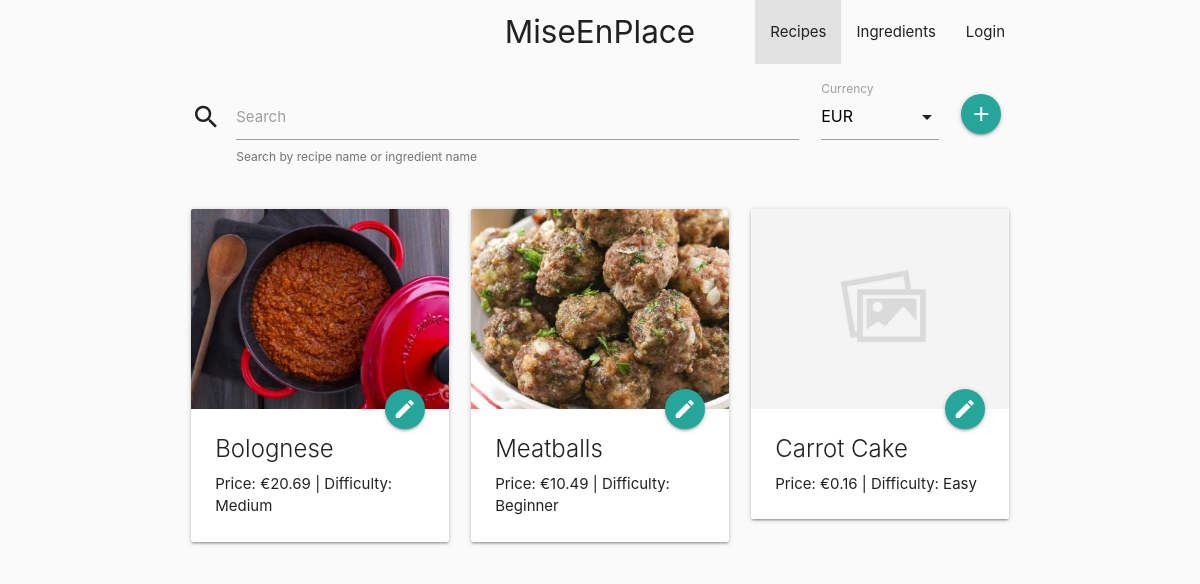
The app's page /recipes/ with its own data.
### manager/models.py (models this page shows, shortened)
class Recipe(models.Model):
    DIFFICULTY_DICHOICES = (
        ('Beginner', 'Beginner'),
        ('Easy', 'Easy'),
        ('Medium', 'Medium'),
        ('Hard', 'Hard'),
        ('Chef', 'Chef'),
    )
    name = models.CharField(max_length=255, db_index=True)
    slug = models.SlugField(max_length=255, unique=True)
    image = models.ImageField(upload_to="images/recipes/", default='images/recipes/no_image.jpeg')
    recipe_text = models.TextField(blank=True)
    portions = models.IntegerField(default=1)
    difficulty = models.CharField(max_length=255, default='Medium', choices=DIFFICULTY_DICHOICES)
    created_by = models.ForeignKey(User, related_name="recipe_creator", on_delete=models.DO_NOTHING)
    created_date = models.DateTimeField(auto_now_add=True)
    updated_date = models.DateTimeField(auto_now=True)
    def __str__(self):
        return self.name

class Currency(models.Model):
    name = models.CharField(max_length=255, db_index=True)
    label = models.CharField(max_length=16)
    symbol = models.CharField(max_length=3)
    class Meta:
        verbose_name_plural = 'currencies'

### manager/views.py (the view)
# urls.py: path('recipes/', views.recipes, name='recipes'),
def recipes(request):
    search_query = request.GET.get('search', False)
    ingredients = RecipeIngredient.objects.filter(Q(recipe__name__icontains=search_query or '') | Q(ingredient__name__icontains=search_query or ''))
    recipes = {}
    for ingredient in ingredients:
        if(ingredient.recipe in recipes):
            recipes[ingredient.recipe].append(ingredient)
        else:
            recipes[ingredient.recipe] = [ingredient]
    for recipe in recipes:
        recipe.ingredients=recipes[recipe]
        recipe.price, recipe.currency = get_recipe_price(request, recipe.ingredients)
    return render(request, 'manager/recipe/index.html', {'recipes': recipes, 'anim': not search_query, "currencies": Currency.objects.all()})

### manager/models.py (called while the page is built)
    def __str__(self):
        return self.label

    def get_normalized(self):
        return self.quantity.normalize()

    def get_rate_price(self):
        price = 0
        if self.unit == self.ingredient.unit:
            price = self.ingredient.price * self.quantity / self.ingredient.quantity
        else:
            unit_rate = UnitRate.objects.filter(unit=self.unit)
            if len(unit_rate) > 0:
                price = self.ingredient.price * self.quantity / (self.ingredient.quantity / unit_rate[0].rate)
            else:
                unit_rate = UnitRate.objects.get(unit=self.ingredient.unit, parent=self.unit)
                price = self.ingredient.price * (self.quantity / unit_rate.rate) / self.ingredient.quantity
        return price.normalize()

### manager/utils.py (called while the page is built, shortened)
def currency_rate(request, obj):
    currency_filter = request.GET.get('currency', '')
    try:
        currency = Currency.objects.get(label = currency_filter)
    except ObjectDoesNotExist:
        currency = False
    return obj

def get_recipe_price(request, ingredient_list):
    price = 0
    for ingredient in ingredient_list:
        dummy = Ingredient(name='dummy', price=ingredient.get_rate_price(), currency=ingredient.ingredient.currency)
        currency = currency_rate(request, dummy)
        price = price + currency.price
    return "{:.2f}".format(round(price,2)), currency

### templates/manager/recipe/index.html (shortened to what this page needs)
{% extends "../base_layout.html" %}
{% load static %}
{% block recipes %}active{%endblock%}
{% block content %}
    <div class="container mt-3 {% if anim %}enter-ingredients{% endif %}">
        <div class="row grey lighten-5 search-bar">
            <form method="GET">
                <div class="input-field col s9">
                    <i class="material-icons prefix">search</i>
                    <input id="icon_prefix" name="search" type="text" onclass="validate">
                    <span class="helper-text" data-error="wrong" data-success="right">Search by recipe name or ingredient name</span>
                    <label for="icon_prefix">Search</label>
                </div>
                <div class="input-field col s2">
                    <label for="currency">Currency</label>
                </div>
            </form>
            <div class="input-field col s1">
                <a class="btn-floating btn waves-effect waves-light" href="{% url "manager:create_recipe" %}"><i class="material-icons">add</i></a>
            </div>
        </div>
        <div class="row">
            {% if recipes|length == 0 %}
                <div class="center">
                    <h4>No data</h4>
                </div>
            {% else %}
                {% for recipe in recipes %}
                    <div class="col s4">
                        <div class="card">
                            <div class="card-image waves-effect waves-block waves-light overflow-visible">
                                <img class="activator h-200 of-cover" src="/media/{{ recipe.image }}">
                                    <a class="btn-floating halfway-fab waves-effect waves-light" href="./{{recipe.slug}}"><i class="material-icons">edit</i></a>
                                </div>
                            <div class="card-content">
                                <span class="card-title activator grey-text text-darken-4">{{recipe}}</span>
                                Price: {{recipe.currency.currency.symbol}}{{recipe.price}} | Difficulty: {{recipe.difficulty}}
                            </div>
                        </div>
                    </div>
                {% endfor %}
            {% endif %}
        </div>
    </div>
{% endblock %}

### templates/manager/base_layout.html (shortened to what this page needs)
{% load static %}
<!DOCTYPE html>
<html lang="en" class="grey lighten-5">
<head>
    <link rel="stylesheet" href="https://cdnjs.cloudflare.com/ajax/libs/materialize/1.0.0/css/materialize.min.css">
    <link rel="stylesheet" type="text/css" href="{% static 'manager/css/anim.css' %}">
    <link rel="stylesheet" type="text/css" href="{% static 'manager/css/style.css' %}">
</head>
<body>
    {% block nav %}
        <div class="navbar-fixed">
            <nav class="grey lighten-5">
                <div class="nav-wrapper container">
                    <a href="/" class="brand-logo center grey-text text-darken-4">
                        MiseEnPlace
                    </a>
                    <ul class="right hide-on-med-and-down {% block menu-anim %}{%endblock%}">
                        <li class="{% block recipes %}{%endblock%}"><a href="{% url 'manager:recipes' %}" class="grey-text text-darken-4">Recipes</a></li>
                        <li class="{% block ingredients %}{%endblock%}"><a href="{% url 'manager:ingredients' %}" class="grey-text text-darken-4">Ingredients</a></li>
                        {% if not user.is_authenticated %} <li><a href="{% url 'manager:login' %}" class="grey-text text-darken-4">Login</a></li>
                        {% else %} <li><a href="{% url 'manager:logout' %}" class="grey-text text-darken-4">Logout</a></li> {% endif %}
                    </ul>
                </div>
            </nav>
        </div>
    {% endblock %}
    <div id="content">
        {% block content %} {% endblock %}
    </div>
</body>
</html>

### static/manager/css/anim.css (style rules this page uses)
.enter-ingredients { -webkit-animation: enter-op 1s cubic-bezier(0.215, 0.610, 0.355, 1.000) both; animation: enter-op 1s cubic-bezier(0.215, 0.610, 0.355, 1.000) both; }

### static/manager/css/style.css (style rules this page uses)
nav { box-shadow: none; }
.overflow-visible { overflow: visible; }
.mt-3 { margin-top: 1em; }
.h-200 { height: 200px; }
.of-cover { object-fit: cover; }

### records on screen
Recipe: image (picture), name "Bolognese", currency.currency.symbol "€", price "20.69", difficulty "Medium"
Recipe: image (picture), name "Meatballs", currency.currency.symbol "€", price "10.49", difficulty "Beginner"
Recipe: image (placeholder picture), name "Carrot Cake", currency.currency.symbol "€", price "0.16", difficulty "Easy"
